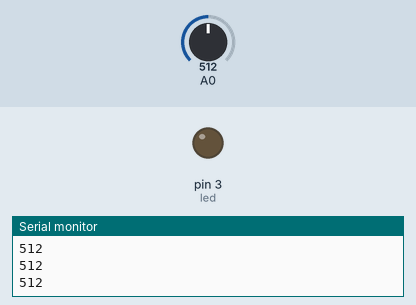
A sketch run on a simulated Arduino Uno, built with avr-gcc and run on an emulated ATmega328P. Shown: output pins drawn as LEDs (lit = HIGH), the last lines printed to the serial monitor. Inputs (shaded band) come from the test bench; at power-on: A0 = 512.

Above: at 1.2 s.
1.3 s: A0 set to 28
2.8 s: A0 set to 23
At 3.3 s:
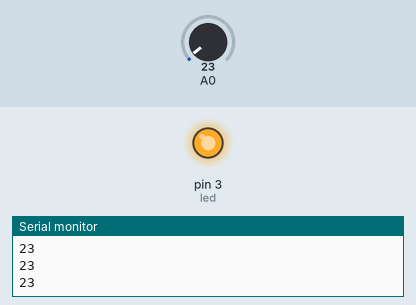
4.3 s: A0 set to 46
5.8 s: A0 set to 56
At 6.1 s:
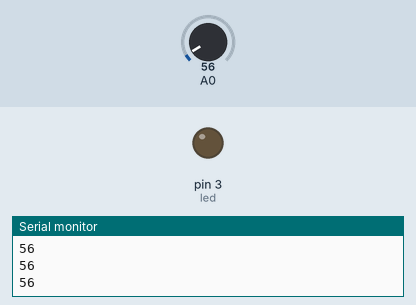
7.3 s: A0 set to 15
At 8.8 s:
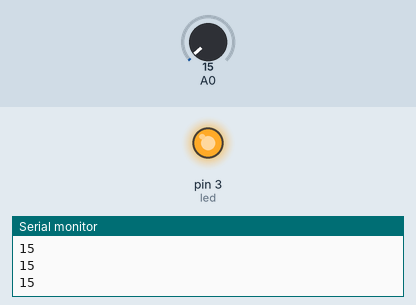
Timing chart, 0 to 9.8 s (numbered marks = the images above; inputs shaded):
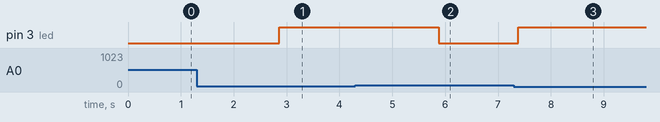

Measured:
- the behaviour switches between 25 and 24 on A0 (found by bisection; images 0 and 1)
- the behaviour switches between 50 and 51 on A0 (found by bisection; images 1 and 2)
- after the input at 2.8 s, pin 3 (led): LOW → HIGH after 0.07 s
- after the input at 5.8 s, pin 3 (led): HIGH → LOW after 0.08 s
- after the input at 7.3 s, pin 3 (led): LOW → HIGH after 0.09 s

The sketch:

ortam______na_ba_l__otomatik_led_yakma.ino
```cpp
#define led 3

void setup() {

    pinMode(led, OUTPUT);
    Serial.begin(9600);
}

void loop() {
  int isik = analogRead(A0);
  Serial.println(isik);
  delay(50);

    if(isik>50){
digitalWrite(led,LOW);

    }
    if(isik<25){
digitalWrite(led,HIGH);

    }


}
```
